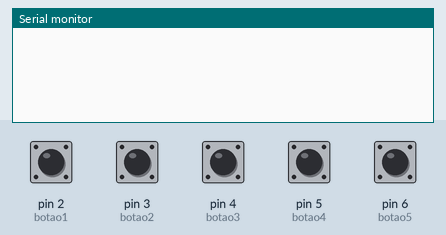
This sketch was run on a simulated Arduino Uno, built with avr-gcc and run on an emulated ATmega328P. Shown: the last lines printed to the serial monitor. Inputs (shaded band) come from the test bench; at power-on: pin 2 (botao1), pin 3 (botao2), pin 4 (botao3), pin 5 (botao4), pin 6 (botao5) LOW.

Above: at 1.2 s.
1.3 s: pin 2 (botao1) pulled HIGH for 0.15 s
At 2.2 s:
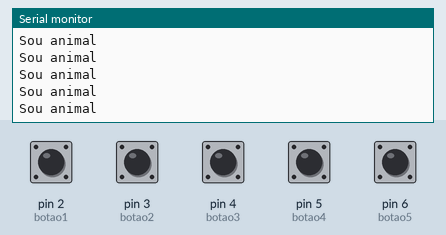
2.9 s: pin 3 (botao2) pulled HIGH for 0.15 s
At 3.5 s:
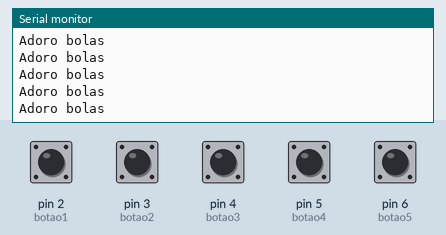
4.5 s: pin 4 (botao3) pulled HIGH for 0.15 s
At 5.8 s:
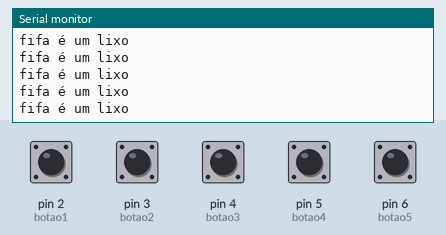
6.1 s: pin 5 (botao4) pulled HIGH for 0.15 s
At 7.2 s:
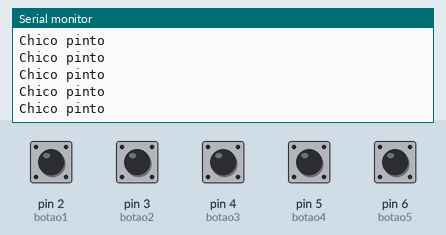
7.7 s: pin 6 (botao5) pulled HIGH for 0.15 s
At 9.0 s:
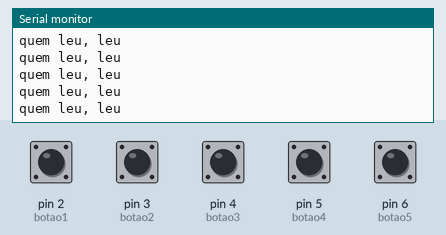
9.3 s: pin 2 (botao1) driven HIGH and pin 3 (botao2) driven HIGH
At 9.9 s:
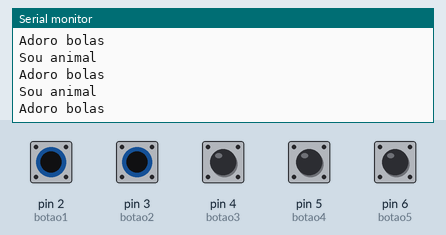

The sketch:

exercicio_61.ino
```cpp
const int botao1 = 2;
const int botao2 = 3;
const int botao3 = 4;
const int botao4 = 5;
const int botao5 = 6;

int var1;
int var2;
int var3;
int var4;
int var5;


void setup()
{
  pinMode(botao1, INPUT);
  pinMode(botao2, INPUT);
  pinMode(botao3, INPUT);
  pinMode(botao4, INPUT);
  pinMode(botao5, INPUT);
Serial.begin(9600);

}

void loop()
{

 var1 = digitalRead(botao1);
 var2 = digitalRead(botao2);
 var3 = digitalRead(botao3);
 var4 = digitalRead(botao4);
 var5 = digitalRead(botao5);


   if(var1){
   Serial.println("Sou animal");
   }
   if(var2){
   Serial.println("Adoro bolas");
   }
   if(var3){
   Serial.println("fifa é um lixo");
   }
   if(var4){
   Serial.println("Chico pinto");
   }
   if(var5){
   Serial.println("quem leu, leu");
}
}
```

Measured:
- after the input at 1.3 s, the serial monitor: prints a new line at once (image 1)
- after the input at 2.9 s, the serial monitor: prints a new line at once (image 2)
- after the input at 4.5 s, the serial monitor: prints a new line at once (image 3)
- after the input at 6.1 s, the serial monitor: prints a new line at once (image 4)
- after the input at 7.7 s, the serial monitor: prints a new line at once (image 5)
- after the input at 9.3 s, the serial monitor: prints a new line at once (image 6)
